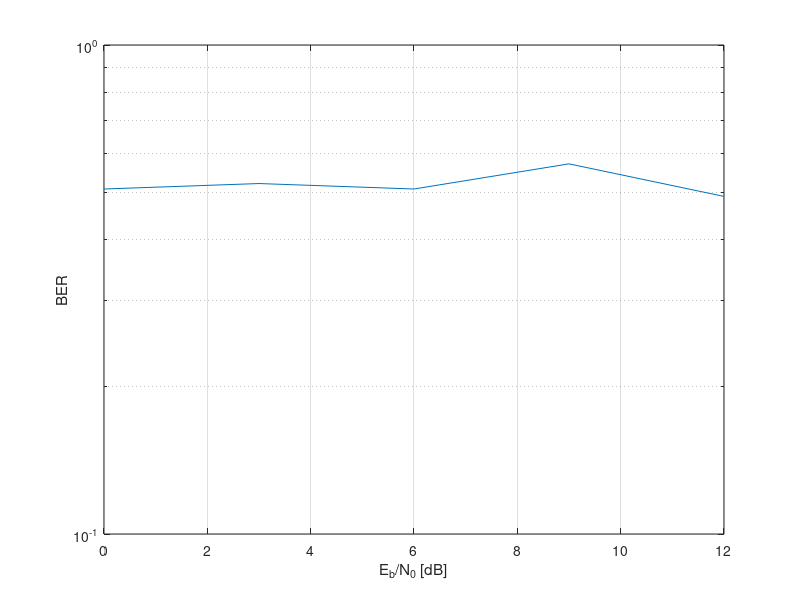

Here is the MATLAB script that generated this plot:
clear 
EbN0dB_vector=0:3:12; %definite the EbN0 in db version
L= 1; %set the search times
Eb=1; % set the energy of signal equal to 1
for snr_i=1:length(EbN0dB_vector) %calcualte situation for different SNR
    EbN0dB=EbN0dB_vector(snr_i);  %assign new EbN0 value at the beginning of loop 
    EbN0=10.^(EbN0dB/10); %get the EbN0 real value rather in db version
    N0=Eb/EbN0; %calcualte N0
    sym_cnt=0;  %set the original total symbol count at 0 
    err_cnt=0; % set the original error symbol count at 0 
    while err_cnt<100 % we will stop the loop until 100 times error happens
        b=sign(rand-0.5); %BPSK symbol{1,-1} 
        s=sqrt(Eb/L)*b; % set the energy of signal 
        hk=sqrt(1/2)*(randn+j*randn); 
        for k=1:L 
            h(k)=hk;
            n(k)=sqrt(N0/2)*(randn+j*randn); 
            r(k)=h(k)*s+n(k); 
        end
        [T1 T2]=max(h);  %find the max fading factor in h 
        %D=sum(conj(h).*r);  %choose the maximum fading factor to calculate
        D= r()
        b_hat=sign(real(D)); % calculate D is positive or negative
        if b_hat~=b % when the polarity of received signal is different from the sent signal
            err_cnt=err_cnt+1;% make error count plus 1
        end
        sym_cnt=sym_cnt+1; % total count plus 1
    end
    BER(snr_i)=err_cnt/sym_cnt %bit error rate equal to the error count divided the total count
end
semilogy(EbN0dB_vector, BER) 
xlabel('E_b/N_0 [dB]') 
ylabel('BER')
grid
hold on 
